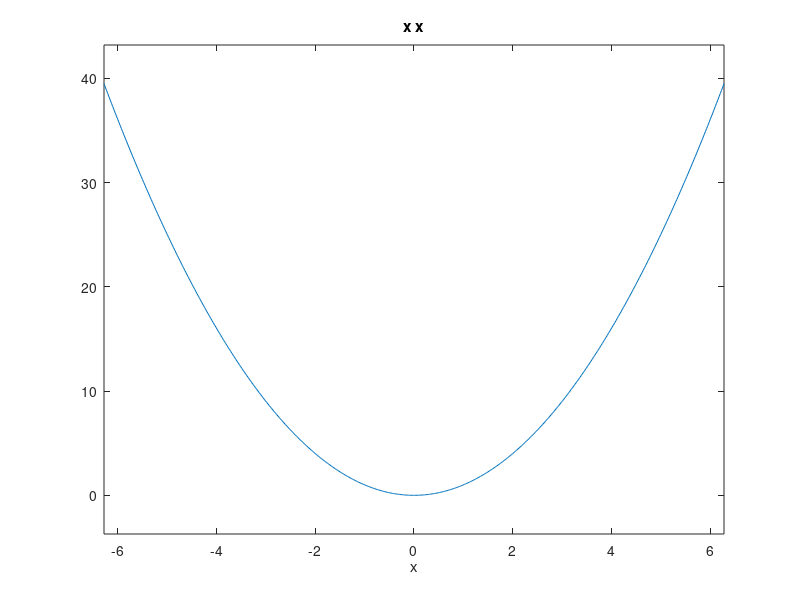
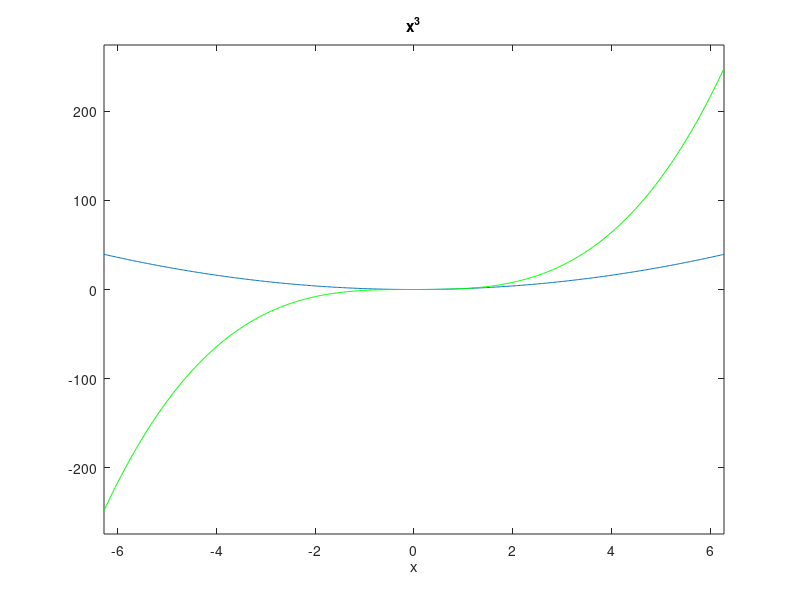

The MATLAB script that drew these images, in order:
% create 2 figure windows
figure;
figure;

% Will plot a function into the figure window in focus
ezplot('x*x');

% plot 2 functions in the same figure window using 'hold'
figure;
ezplot('x^2');
hold on;
% save a graphics handle when plotting the second function
p = ezplot('x^3');
% use the 'set' function to set properties of 'p'
set(p, 'color', 'green');
% turn off plotting for the same figure
hold off;